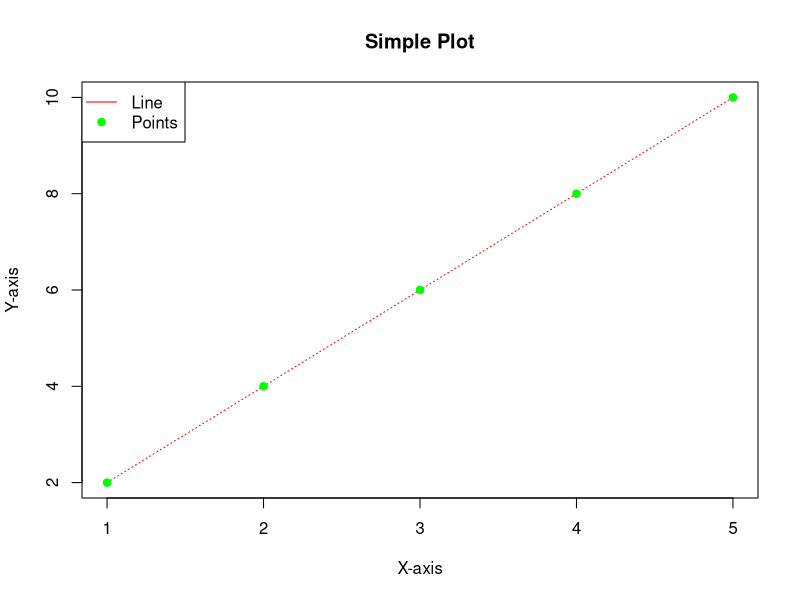

The R source for this figure:
# Welcome to R! This script introduces basic commands and concepts.
# Any text after "#" is a comment and will not be executed.

# R as a Calculator
# You can use R like a calculator for basic arithmetic and mathematical operations.

# Basic Arithmetic
3 + 5   # Addition
10 - 4  # Subtraction
6 * 7   # Multiplication
9 / 3   # Division
2^3     # Exponentiation
10 %% 3 # Modulus (remainder of 10 divided by 3)
10 %/% 3 # Integer division (quotient)

# Order of Operations (PEMDAS)
# R follows the precedence rules: Parentheses, Exponents, Multiplication/Division, Addition/Subtraction.
2 + 3 * 5  # Multiplication is done before addition
(2 + 3) * 5  # Parentheses change the order

# Assigning Values to Variables
# The assignment operator "<-" is used to assign values to variables.
x <- 5    # Assign 5 to x
y <- 10   # Assign 10 to y
x + y     # Add x and y
z <- x * y  # Assign the product of x and y to z

print(z)

# Data Types in R
# R has several fundamental data types, such as:
# - Numeric (e.g., 3.14, 42)
# - Integer (e.g., 5L, where "L" indicates an integer)
# - Character (e.g., "Hello")
# - Logical (e.g., TRUE, FALSE)

class(x)       # Check the data type of x
x <- "Hello"   # Change x to a character
class(x)       # Check the new data type of x

# Functions and Built-in Math
# Functions are pre-defined commands in R that perform specific tasks.
sqrt(16)      # Square root
log(100, 10)  # Logarithm base 10
exp(2)        # Exponential function
abs(-15)      # Absolute value
round(3.14159, 2)  # Round to 2 decimal places
ceiling(3.1)      # Round up
floor(3.9)        # Round down

# Logical Operators
# Logical operators allow comparisons and return TRUE or FALSE.
a <- 7
b <- 10
a > b    # Is a greater than b?
a == b   # Is a equal to b?
a != b   # Is a not equal to b?
a < b && a > 5  # Logical AND
a < b || a < 5  # Logical OR

# Working with Vectors
# A vector is a sequence of data elements of the same type.
numbers <- c(5, 4, 8, 9, 1)  # Create a numeric vector
letters <- c("a", "b", "c", "abc")  # Create a character vector
logical_vec <- c(TRUE, FALSE, TRUE)  # Create a logical vector

# Perform operations on vectors
numbers + 2   # Add 2 to each element
numbers * 3   # Multiply each element by 3
sum(numbers)  # Sum of elements
mean(numbers) # Average of elements
length(numbers) # Length of the vector

# Indexing and Slicing
# Access elements of a vector using square brackets.
numbers[1]    # First element
numbers[2:4]  # Second to fourth elements
numbers[-1]   # All elements except the first
numbers[numbers > 2]  # Elements greater than 2

head(numbers, 3) # Provides first 3 elements
tail(numbers, 3) # Provides last 3 elements

# Sequence and Repetition
1:10              # Sequence of numbers from 1 to 10
seq(1, 10, 2)     # Sequence from 1 to 10, increment by 2
rep(3, 5)         # Repeat 3 five times
rep(c(1, 2), each = 3) # Repeat each element 3 times
rep(c(1, 2), 3)   # Repeat the set (1,2) 3 times

# Creating and Accessing Lists
# A list is a collection of elements that can have different types.
my_list <- list(name = "Andrew", age = 25, scores = c(85, 90, 88))
my_list
my_list$name      # Access the "name" element
my_list$scores[2] # Access the second score

# Data Frames
# A data frame is a table-like structure where each column can have a different type.
names <- c("Student1", "Student2", "Student3")
scores <- c(85, 90, 88)
data <- data.frame(names, scores)  # Create a data frame
print(data)# Display the data frame
View(data)
data$scores         # Access the "scores" column
data[2, "scores"]   # Access Student2's score
data[1:2, ]         # Access the first two rows
data[, "names"]     # Access the "names" column

# Plotting Basics
# R has built-in functions for creating plots.
x <- c(1, 2, 3, 4, 5)
y <- c(2, 4, 6, 8, 10)
plot(x, y, main = "Simple Plot", xlab = "X-axis", ylab = "Y-axis", col = "blue", pch = 16)

# Advanced Plotting
# Adding lines, points, and legends to plots.
lines(x, y, col = "red", lty = 3)   # Add a red line
points(x, y, col = "green", pch = 19) # Add green points
legend("topleft", legend = c("Line", "Points"), col = c("red", "green"), pch = c(NA, 19), lty = c(1, NA))
